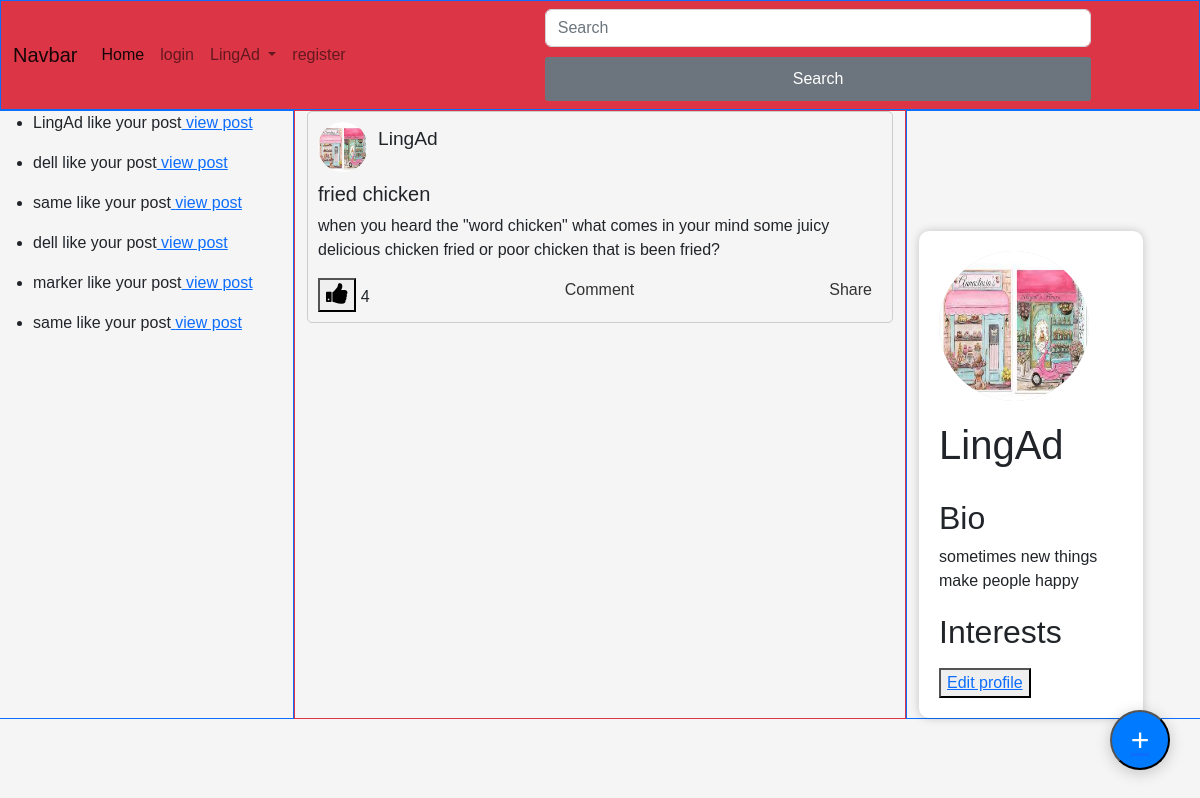
Screenshot of /home140 (signed in) with the database file from the repository.
### core/models.py (models this page shows, shortened)
class Like(models.Model):
    user = models.ForeignKey(User, on_delete=models.CASCADE)
    post = models.ForeignKey(Post, on_delete=models.CASCADE)
    noti = models.TextField(default='someone like your post')
    postOwner = models.CharField(max_length=100)

class Post(models.Model):
    user = models.ForeignKey(User, on_delete=models.CASCADE)
    user_profile = models.ForeignKey(UserProfile, on_delete=models.CASCADE)
    title = models.CharField(max_length=100)
    image = models.ImageField(default="sample_ajax/ajaxTest/static/images/default_user.jpg")
    content = models.TextField()
    created_at = models.DateTimeField(auto_now_add=True)
    updated_at = models.DateField(auto_now=True)
    like_count = models.PositiveIntegerField(default=0)
    def user_pic(self):
        return self.user_profile.profile_pic

class UserProfile(models.Model):
    user = models.OneToOneField(User, on_delete=models.CASCADE)
    bio = models.TextField(max_length=200,default='user does not provied bio')
    location = models.CharField(max_length=200,blank=True)
    profile_pic = models.ImageField(upload_to='profile_pics/',default="sample_ajax/ajaxTest/static/images/default_user.jpg")
    interests = models.CharField(max_length=200,blank=True)
    twitter_handle = models.CharField(max_length=50, blank=True,default='no twitter')
    facebook_handle = models.CharField(max_length=50, blank=True,default='no facebook')
    instagram_handle = models.CharField(max_length=50, blank=True,default='no instagram')
    followed = models.ManyToManyField(User,related_name='followed_users',blank=True)
    follower = models.ManyToManyField(User,related_name='follower_users',blank=True)
    class Meta:
        ordering = ['user']

### core/views.py (the view)
# urls.py: path('home<int:pk>',view_post,name="view post"),
def view_post(request,pk):
    get_post = Like.objects.get(id=pk)
    get_postId = get_post.post.id
    viewPost = Post.objects.get(id=get_postId)
    posts = Post.objects.all()
    pP = UserProfile.objects.get(user = request.user.id)
    likeNoti = Like.objects.filter(postOwner = request.user.username)
    context = {
        'user_name': request.user,
        'posts': posts,
        'view_post':viewPost,
        'userP': pP,
        'notifications': likeNoti,
        'post': posts, # pass the first post object to the context
    }
    return render(request,'home.html',context)

### core/templates/home.html (shortened to what this page needs)
{% extends 'base.html' %}
{% block content %}
<div class="row " style ="margin-top:110px;">
    <div class="col border border-primary">
        {% for model in notifications %}
        <ul>
          <li>{{model.noti}}<a href="home{{model.id}}"> view post</a></li>
        </ul>
        {% endfor %}
    </div>
    <div class="col-6 border border-danger" style="">
      {% if view_post %}
      <div class="post">
        <div class="post-header">
            <img src="{{view_post.user_pic.url}}" alt="Profile Picture">
            <div class="post-header-info">
                <h2>{{view_post.user}}</h2>
            </div>
        </div>
        <div class="post-body">
          <h5>{{view_post.title}}</h5>
          <p>{{view_post.content}}</p>
        </div>
        <div class="post-footer">
            <div><button id="{{view_post.user}}" class="{{view_post.id}}" onclick="likeFunction('{{view_post.user}}','{{view_post.id}}')"><i class="fa fa-thumbs-up" style="font-size:24px"></i></button> <a id="{{view_post.id}}">{{view_post.like_count}}</a></div>
            <div><a href="#">Comment</a> {{comment}}</div>
            <div><a href="#">Share</a> {{share}}</div>
        </div>
      </div>
      {% endif %}
    </div>
    <div class="col border border-primary">
      <div id="container">
        <img id="profile-pic" src="{{userP.profile_pic.url}}" alt="Profile Picture">
        <h1>{{user_name}}</h1>
        <div class="bio">
          <h2>Bio</h2>
          <p>{{userP.bio}}</p>
        </div>
        <h2>Interests</h2>
        <button><a href="userProfile">Edit profile</a> </button>
      </div>
    </div>
</div>
<button class="floating-circle" title="Create Post" id="createBtn">
  <a href="create_post"><div class="plus-sign">+</div></a>
</button>
{% endblock  %}

### core/templates/base.html (shortened to what this page needs)
<!DOCTYPE html>
<html>
<head>
	{% load static %}
	<link rel="stylesheet" href="https://cdn.jsdelivr.net/npm/bootstrap@5.2.3/dist/css/bootstrap.min.css">
	<link rel="stylesheet" href="{% static 'css/floatingButton.css' %}">
	<link rel="stylesheet" href="{% static 'css/posts.css' %}">
	<link rel="stylesheet" href="{% static 'css/createPost.css' %}">
	<link rel="stylesheet" href="{% static 'css/profileStyle.css' %}">
	<link rel="stylesheet" href="{% static 'css/userProfile.css' %}">
	<link rel="stylesheet" href="{% static 'css/profileStyle.css' %}">
	<link rel="stylesheet" href="https://cdnjs.cloudflare.com/ajax/libs/font-awesome/4.7.0/css/font-awesome.min.css">
</head>
<body>
	<div class="border border-primary fixed-top bg-danger">
		<nav class="navbar navbar-expand-lg bg-body-tertiary ">
			<div class="container-fluid">
			  <a class="navbar-brand" href="#">Navbar</a>
			  <div class="collapse navbar-collapse" id="navbarSupportedContent">
				<ul class="navbar-nav me-auto mb-2 mb-lg-0">
				  <li class="nav-item">
					<a class="nav-link active" aria-current="page" href="home">Home</a>
				  </li>
				  <li class="nav-item">
					<a class="nav-link" href="login">login</a>
				  </li>
				  <li class="nav-item dropdown">
					<a class="nav-link dropdown-toggle" href="#" role="button" data-bs-toggle="dropdown" aria-expanded="false">
					  {{user_name}}
					</a>
				  </li>
				  <li class="nav-item">
					<a class="nav-link" href="register">register</a>
				  </li>
				</ul>
				<form class="d-flex" role="search">
				  <input class="form-control me-2" type="search" placeholder="Search" aria-label="Search">
				  <button class="btn btn-outline-success bg-secondary" type="submit">Search</button>
				</form>
			  </div>
			</div>
		  </nav>
	</div>
{% block content %}
{% endblock %}
</body>
</html>

### core/static/CSS/floatingButton.css (style rules this page uses)
.floating-circle { position: fixed; bottom: 30px; right: 30px; width: 60px; height: 60px; background-color: #007bff; border-radius: 50%; z-index: 999; display: flex; justify-content: center; align-items: center; box-shadow: 0px 3px 15px rgba(0, 0, 0, 0.2); cursor: pointer; }
.plus-sign { font-size: 32px; color: white; }

### core/static/CSS/posts.css (style rules this page uses)
.post { border: 1px solid #ccc; border-radius: 5px; margin-bottom: 20px; padding: 10px; }
.post-header { display: flex; align-items: center; margin-bottom: 10px; }
.post-header img { border-radius: 50%; width: 50px; height: 50px; margin-right: 10px; }
.post-header-info h2 { font-size: 1.2em; margin-bottom: 5px; }
.post-body p { margin-bottom: 10px; }
.post-footer a { margin-right: 10px; color: #333; text-decoration: none; }
.post-footer { display: flex; justify-content: space-between; }

### core/static/CSS/createPost.css (style rules this page uses)
form { display: flex; flex-direction: column; width: 50%; margin: 0 auto; }
button[type="submit"] { background-color: #007bff; color: #fff; border: none; padding: 10px 20px; font-size: 16px; border-radius: 4px; cursor: pointer; margin-top: 10px; }

### core/static/CSS/profileStyle.css (style rules this page uses)
body { font-family: Arial, sans-serif; background-color: #f5f5f5; margin: 0; padding: 0; }
#container { width: 80%; margin-top: 120px; max-width: 800px; background-color: #fff; border-radius: 10px; padding: 20px; box-shadow: 0 0 10px rgba(0,0,0,0.2); }
#profile-pic { width: 150px; height: 150px; border-radius: 50%; background-color: #ddd; margin-bottom: 20px; }
h1 { margin-top: 0; margin-bottom: 10px; }
.bio { margin-bottom: 20px; }

### core/static/CSS/userProfile.css (style rules this page uses)
button[type="submit"] { padding: 10px; border: none; background-color: #007bff; color: #fff; border-radius: 3px; cursor: pointer; font-size: 16px; }

### rows the page displays
Like: noti "LingAd like your post"
Like: noti "dell like your post"
Like: noti "same like your post"
Like: noti "dell like your post"
Like: noti "marker like your post"
Like: noti "same like your post"
Post: user_pic (picture), user "LingAd", title "fried chicken", content "when you heard the \"word chicken\" what comes in your mind some juicy delicious chicken fried or poor chicken that is been fried?", like_count "4"
UserProfile: profile_pic (picture), bio "sometimes new things make people happy"

### other values shown
{{ user_name }} "LingAd"
